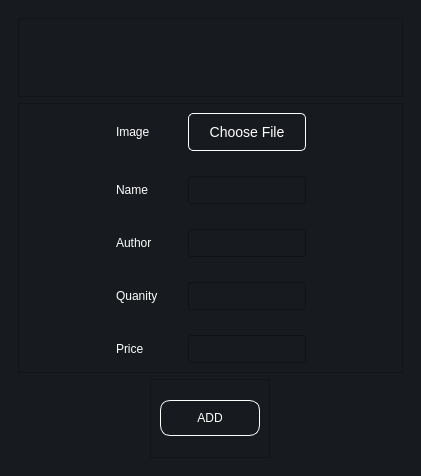
<?xml version="1.0" encoding="UTF-8"?>
<ui version="4.0">
 <class>MainWindow</class>
 <widget class="QMainWindow" name="MainWindow">
  <property name="geometry">
   <rect>
    <x>0</x>
    <y>0</y>
    <width>421</width>
    <height>476</height>
   </rect>
  </property>
  <property name="windowTitle">
   <string>MainWindow</string>
  </property>
  <widget class="QWidget" name="centralwidget">
   <property name="styleSheet">
    <string notr="true">* {
color: white;
background: rgb(23, 26, 30);
}
QLineEdit {
padding: 5px;
}
</string>
   </property>
   <layout class="QVBoxLayout" name="verticalLayout_2">
    <item>
     <widget class="QFrame" name="contentBottom">
      <property name="frameShape">
       <enum>QFrame::NoFrame</enum>
      </property>
      <property name="frameShadow">
       <enum>QFrame::Raised</enum>
      </property>
      <layout class="QVBoxLayout" name="verticalLayout_6">
       <property name="spacing">
        <number>0</number>
       </property>
       <property name="leftMargin">
        <number>0</number>
       </property>
       <property name="topMargin">
        <number>0</number>
       </property>
       <property name="rightMargin">
        <number>0</number>
       </property>
       <property name="bottomMargin">
        <number>0</number>
       </property>
       <item>
        <widget class="QFrame" name="content">
         <property name="frameShape">
          <enum>QFrame::NoFrame</enum>
         </property>
         <property name="frameShadow">
          <enum>QFrame::Raised</enum>
         </property>
         <layout class="QVBoxLayout" name="verticalLayout" stretch="1,3,1">
          <item>
           <widget class="QFrame" name="frame_3">
            <property name="frameShape">
             <enum>QFrame::StyledPanel</enum>
            </property>
            <property name="frameShadow">
             <enum>QFrame::Raised</enum>
            </property>
            <layout class="QHBoxLayout" name="horizontalLayout_4">
             <item>
              <widget class="QLabel" name="status_label">
               <property name="styleSheet">
                <string notr="true">color: rgb(189, 147, 249);</string>
               </property>
               <property name="text">
                <string/>
               </property>
               <property name="alignment">
                <set>Qt::AlignCenter</set>
               </property>
               <property name="wordWrap">
                <bool>true</bool>
               </property>
              </widget>
             </item>
            </layout>
           </widget>
          </item>
          <item>
           <widget class="QFrame" name="frame_2">
            <property name="styleSheet">
             <string notr="true">font: 12pt &quot;MS Shell Dlg 2&quot;;</string>
            </property>
            <property name="frameShape">
             <enum>QFrame::StyledPanel</enum>
            </property>
            <property name="frameShadow">
             <enum>QFrame::Raised</enum>
            </property>
            <layout class="QGridLayout" name="gridLayout">
             <property name="horizontalSpacing">
              <number>30</number>
             </property>
             <property name="verticalSpacing">
              <number>25</number>
             </property>
             <item row="4" column="3">
              <spacer name="horizontalSpacer_5">
               <property name="orientation">
                <enum>Qt::Horizontal</enum>
               </property>
               <property name="sizeHint" stdset="0">
                <size>
                 <width>40</width>
                 <height>20</height>
                </size>
               </property>
              </spacer>
             </item>
             <item row="3" column="3">
              <spacer name="horizontalSpacer_2">
               <property name="orientation">
                <enum>Qt::Horizontal</enum>
               </property>
               <property name="sizeHint" stdset="0">
                <size>
                 <width>40</width>
                 <height>20</height>
                </size>
               </property>
              </spacer>
             </item>
             <item row="6" column="3">
              <spacer name="horizontalSpacer_6">
               <property name="orientation">
                <enum>Qt::Horizontal</enum>
               </property>
               <property name="sizeHint" stdset="0">
                <size>
                 <width>40</width>
                 <height>20</height>
                </size>
               </property>
              </spacer>
             </item>
             <item row="6" column="0">
              <spacer name="horizontalSpacer_4">
               <property name="orientation">
                <enum>Qt::Horizontal</enum>
               </property>
               <property name="sizeHint" stdset="0">
                <size>
                 <width>40</width>
                 <height>20</height>
                </size>
               </property>
              </spacer>
             </item>
             <item row="3" column="1">
              <widget class="QLabel" name="label_2">
               <property name="text">
                <string>Image</string>
               </property>
              </widget>
             </item>
             <item row="4" column="0">
              <spacer name="horizontalSpacer_3">
               <property name="orientation">
                <enum>Qt::Horizontal</enum>
               </property>
               <property name="sizeHint" stdset="0">
                <size>
                 <width>40</width>
                 <height>20</height>
                </size>
               </property>
              </spacer>
             </item>
             <item row="0" column="1">
              <spacer name="verticalSpacer">
               <property name="orientation">
                <enum>Qt::Vertical</enum>
               </property>
               <property name="sizeHint" stdset="0">
                <size>
                 <width>20</width>
                 <height>40</height>
                </size>
               </property>
              </spacer>
             </item>
             <item row="9" column="2">
              <spacer name="verticalSpacer_2">
               <property name="orientation">
                <enum>Qt::Vertical</enum>
               </property>
               <property name="sizeHint" stdset="0">
                <size>
                 <width>20</width>
                 <height>40</height>
                </size>
               </property>
              </spacer>
             </item>
             <item row="8" column="1">
              <widget class="QLabel" name="label_5">
               <property name="text">
                <string>Price</string>
               </property>
              </widget>
             </item>
             <item row="8" column="2">
              <widget class="QLineEdit" name="input_price"/>
             </item>
             <item row="8" column="0">
              <spacer name="horizontalSpacer_7">
               <property name="orientation">
                <enum>Qt::Horizontal</enum>
               </property>
               <property name="sizeHint" stdset="0">
                <size>
                 <width>40</width>
                 <height>20</height>
                </size>
               </property>
              </spacer>
             </item>
             <item row="6" column="2">
              <widget class="QLineEdit" name="input_quantity"/>
             </item>
             <item row="4" column="1">
              <widget class="QLabel" name="label_3">
               <property name="text">
                <string>Name</string>
               </property>
              </widget>
             </item>
             <item row="3" column="0">
              <spacer name="horizontalSpacer">
               <property name="orientation">
                <enum>Qt::Horizontal</enum>
               </property>
               <property name="sizeHint" stdset="0">
                <size>
                 <width>40</width>
                 <height>20</height>
                </size>
               </property>
              </spacer>
             </item>
             <item row="6" column="1">
              <widget class="QLabel" name="label_4">
               <property name="text">
                <string>Quanity</string>
               </property>
              </widget>
             </item>
             <item row="8" column="3">
              <spacer name="horizontalSpacer_8">
               <property name="orientation">
                <enum>Qt::Horizontal</enum>
               </property>
               <property name="sizeHint" stdset="0">
                <size>
                 <width>40</width>
                 <height>20</height>
                </size>
               </property>
              </spacer>
             </item>
             <item row="4" column="2">
              <widget class="QLineEdit" name="input_name"/>
             </item>
             <item row="3" column="2">
              <widget class="QPushButton" name="chooseFile_button">
               <property name="minimumSize">
                <size>
                 <width>0</width>
                 <height>0</height>
                </size>
               </property>
               <property name="autoFillBackground">
                <bool>false</bool>
               </property>
               <property name="styleSheet">
                <string notr="true">
QPushButton { 
font-size: 14px;
 background-color: rgb(23, 26, 30); 
border: 1px solid white;
  border-radius: 5px; 
padding: 10px}
QPushButton:hover { background-color: rgb(44, 49, 57); border-style: solid; border-radius: 4px; }
QPushButton:pressed { background-color: rgb(23, 26, 30); border-style: solid; border-radius: 4px; }</string>
               </property>
               <property name="text">
                <string>Choose File</string>
               </property>
               <property name="icon">
                <iconset resource="../../../../../../Downloads/Ecommerce-Desktop-App-master/Ecommerce-Desktop-App-master/interface/resources.qrc">
                 <normaloff>:/icons/images/icons/cil-options-horizontal.png</normaloff>:/icons/images/icons/cil-options-horizontal.png</iconset>
               </property>
              </widget>
             </item>
             <item row="5" column="1">
              <widget class="QLabel" name="label">
               <property name="text">
                <string>Author</string>
               </property>
              </widget>
             </item>
             <item row="5" column="2">
              <widget class="QLineEdit" name="input_author"/>
             </item>
             <item row="5" column="0">
              <spacer name="horizontalSpacer_9">
               <property name="orientation">
                <enum>Qt::Horizontal</enum>
               </property>
               <property name="sizeHint" stdset="0">
                <size>
                 <width>40</width>
                 <height>20</height>
                </size>
               </property>
              </spacer>
             </item>
             <item row="5" column="3">
              <spacer name="horizontalSpacer_10">
               <property name="orientation">
                <enum>Qt::Horizontal</enum>
               </property>
               <property name="sizeHint" stdset="0">
                <size>
                 <width>40</width>
                 <height>20</height>
                </size>
               </property>
              </spacer>
             </item>
            </layout>
           </widget>
          </item>
          <item alignment="Qt::AlignHCenter">
           <widget class="QFrame" name="frame">
            <property name="styleSheet">
             <string notr="true">
/* Top Buttons */
QPushButton {  background-color: rgb(23, 26, 30); border: none;  border-radius: 5px; padding: 10px}
QPushButton:hover { background-color: rgb(44, 49, 57); border-style: solid; border-radius: 4px; }
QPushButton:pressed { background-color: rgb(23, 26, 30); border-style: solid; border-radius: 4px; }</string>
            </property>
            <property name="frameShape">
             <enum>QFrame::StyledPanel</enum>
            </property>
            <property name="frameShadow">
             <enum>QFrame::Raised</enum>
            </property>
            <layout class="QVBoxLayout" name="verticalLayout_3">
             <item>
              <widget class="QPushButton" name="add_buttton">
               <property name="minimumSize">
                <size>
                 <width>100</width>
                 <height>0</height>
                </size>
               </property>
               <property name="styleSheet">
                <string notr="true">border: 1px solid white; border-radius: 10px;</string>
               </property>
               <property name="text">
                <string>ADD</string>
               </property>
              </widget>
             </item>
            </layout>
           </widget>
          </item>
         </layout>
        </widget>
       </item>
      </layout>
     </widget>
    </item>
   </layout>
  </widget>
 </widget>
 <resources>
  <include location="../../../../../../Downloads/Ecommerce-Desktop-App-master/Ecommerce-Desktop-App-master/interface/resources.qrc"/>
 </resources>
 <connections/>
</ui>
